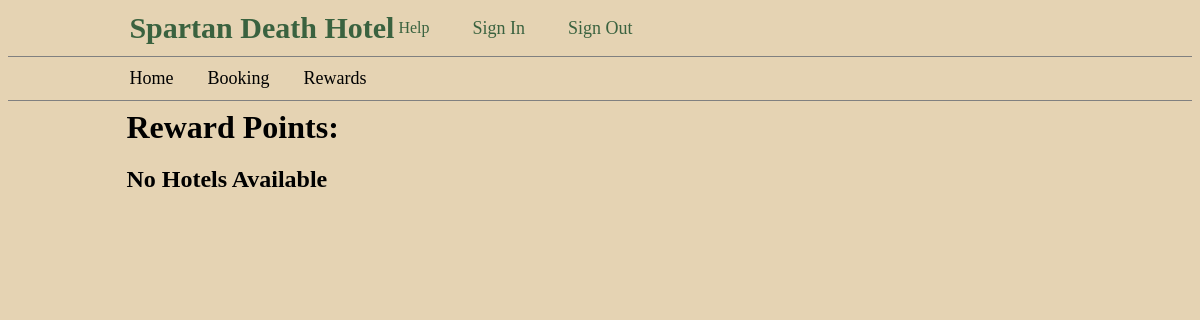
/rewardspage2.php, run on an earlier commit of the app's database.
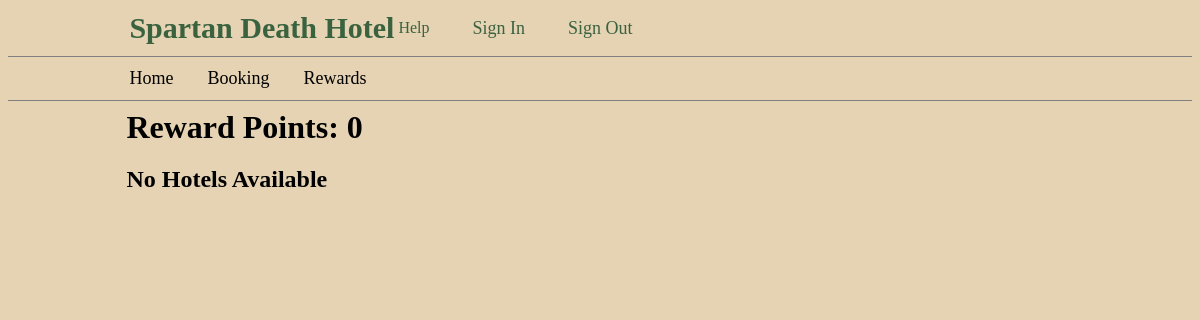
And on a later commit of the database.
### tables this page shows
CREATE TABLE `userinfo` (
  `user_id` int(11) NOT NULL,
  `username` varchar(128) NOT NULL,
  `password` varchar(128) NOT NULL,
  `reward_points` int(11) NOT NULL
);

### rewardspage2.php (the view, shortened to what this page needs)
<?php
    if (!$_SESSION) {
        include 'header.php';
    } else {
        include 'header2.php';
    }
    include 'database.php';
?>
<?php
        $stmt = mysqli_query($conn,"SELECT * FROM userinfo");
        while ($row = mysqli_fetch_array($stmt)) {
            $rewardPoints = $row['reward_points'];
            }
        echo "
            <h1 style = margin:0px>Reward Points: $rewardPoints</h1>
            <h2> No Hotels Available </h2>
            ";
?>
<!DOCTYPE html>
    <head>
    </head>
    <body>
    </body>
</html>

### header.php (shortened to what this page needs)
<!DOCTYPE html>
    <head>
        <link rel="stylesheet" type="text/css" href="./styles.css" />
        <link rel="stylesheet" type="text/css" href="https://cdn.jsdelivr.net/npm/daterangepicker/daterangepicker.css" />
    </head>
    <body>
           <div>
            <table>
                <tr>
                    <th class = "logo"><a class = "clearDecorAndRed" href = "homepage.php">Spartan Death Hotel</a></th>
                    <td class = redTextRPad><a class = "clearDecorAndRed" href = "helppage.php">Help</a></td>
                    <td class = redTextRPad2><a class = "clearDecorAndRed" href = "login.php">Sign In</a></td>
                    <td class = redTextRPad2><a class = clearDecorAndRed href = "logout.php">Sign Out</a></td>
                </tr>
            </table>
            <hr class = "lineHeight" class = "noTopMargin" color = "gray">
        </div>
        <div>
            <table>
                <tr>
                    <td><a class = "clearDecorAndRPad" href = "homepage.php">Home</a></td>
                    <td><a class = "clearDecorAndRPad" href = "bookingpage.php">Booking</a></td>
                    <td><a class = "clearDecorAndRPad" href = "rewardspage.php">Rewards</a></td>
                </tr>
            </table>
            <hr color = "gray">
        </div>
    </body>
</html>

### styles.css (style rules this page uses)
body { background-color: #E5D3B3; text-indent: 10%; font-family: 'Orelega One', cursive; }
a:not(.logo):not(.clearDecorAndRed):not(.redTextRPad) { color: black; }
hr { height: 1px; border: none; width: 100%; }
table:not(.searchContainer):not(.test), input:not(.search):not(.bookButton), button, textarea { margin-left: 10%; }
.clearDecorAndRed { text-decoration:none; color: rgba(26, 77, 41, 0.842); }
.clearDecorAndRPad { text-decoration: none; padding-right: 30px; font-size: 18px; }
.logo { font-size: 30px; }
.redTextRPad { color: red; padding-right: 40px; }
.redTextRPad2 { text-decoration: none; color: red; padding-right: 40px; font-size:18px; }

What changed in the data, as far as the page shows it:
added userinfo: reward_points "0"
